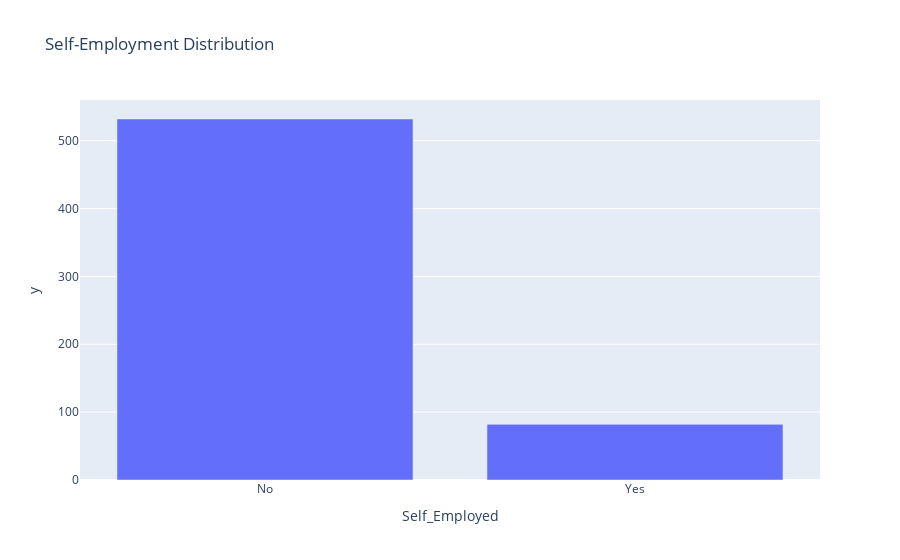

The code cell stored with this chart in its notebook:
### Code cell
#Distribution of self-employment column
self_employed_count=df['Self_Employed'].value_counts()
fig_self_employed=px.bar(self_employed_count,x=self_employed_count.index,y=self_employed_count.values,title='Self-Employment Distribution')
fig_self_employed.show()

### Figure 1 — Plotly figure (JSON) as saved in the notebook; plotly's stock layout.template omitted (floating-point values rounded to 4 significant figures)
{"data": [{"alignmentgroup": "True", "hovertemplate": "Self_Employed=%{x}<br>y=%{y}<extra></extra>", "legendgroup": "", "marker": {"color": "#636efa", "pattern": {"shape": ""}}, "name": "", "offsetgroup": "", "orientation": "v", "showlegend": false, "textposition": "auto", "type": "bar", "x": ["No", "Yes"], "xaxis": "x", "y": [532, 82], "yaxis": "y"}], "layout": {"autosize": true, "barmode": "relative", "legend": {"tracegroupgap": 0}, "title": {"text": "Self-Employment Distribution"}, "xaxis": {"anchor": "y", "autorange": true, "domain": [0, 1], "range": [-0.5, 1.5], "title": {"text": "Self_Employed"}, "type": "category"}, "yaxis": {"anchor": "x", "autorange": true, "domain": [0, 1], "range": [0, 560], "title": {"text": "y"}, "type": "linear"}}}
